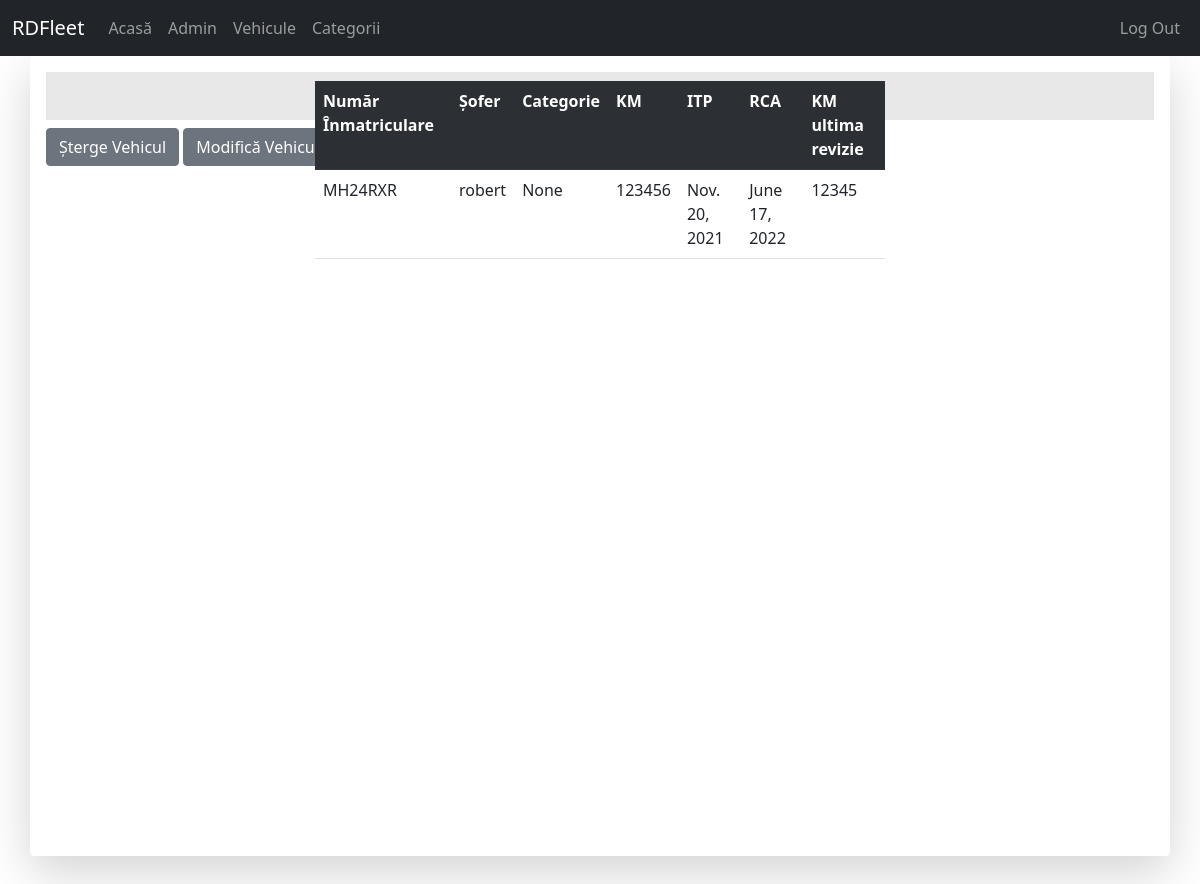
Before: /vehicles/2/ (signed in) with the older database file.
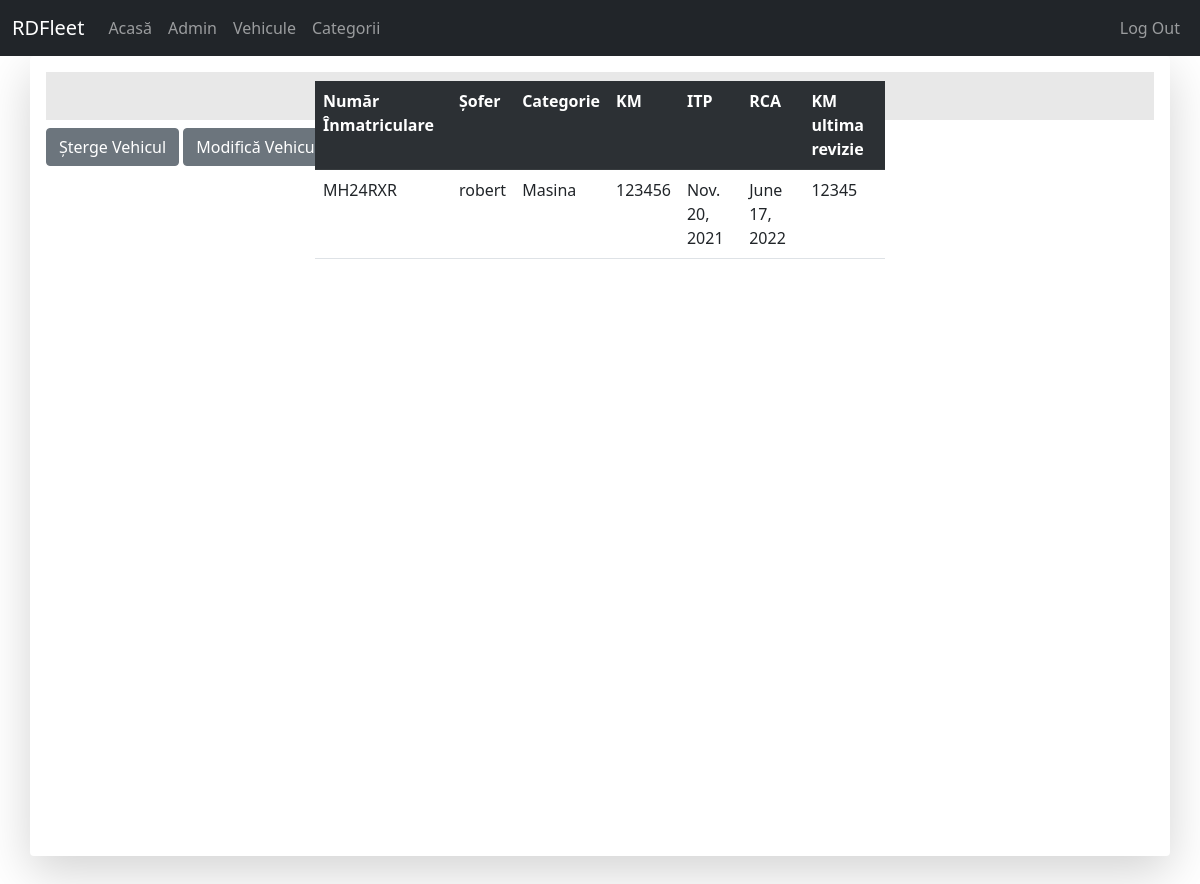
After: the same page with the newer database file.
### vehicles/models.py (models this page shows, shortened)
class Vehicle(models.Model):
	vehicle_plate = models.CharField(max_length = 10, unique = True, verbose_name = "Număr înmatriculare")
	vehicle_odometer = models.PositiveIntegerField(verbose_name = "Kilometraj")
	vehicle_itp = models.DateField(verbose_name = "ITP expiră la")
	vehicle_rca = models.DateField(verbose_name = "RCA expiră la")
	vehicle_last_service = models.PositiveIntegerField(verbose_name = "Ultimul service efectuat KM")
	vehicle_driver = models.ForeignKey(settings.AUTH_USER_MODEL, on_delete=models.SET_NULL, null = True, verbose_name = "Șoferul", blank = True)
	vehicle_category = models.ForeignKey(Category, on_delete=models.SET_NULL, null = True, verbose_name = "Categoria", blank = True)
	def get_absolute_url(self):
		return reverse("vehicle-detail-view", kwargs={"id":self.id})

class Category(models.Model):
	category_name = models.CharField(max_length = 50, unique = True, verbose_name = "Categorie")
	def __str__(self):
		return self.category_name

### vehicles/views.py (the view)
# urls.py: path('<int:id>/', views.VehicleView.as_view(), name='vehicle-detail-view'),
class VehicleView(View):
	template_name = 'vehicles/vehicle_detail.html'
	def get(self, request, id, *args, **kwargs):
		context = {}
		if id != None:
			obj = get_object_or_404(Vehicle, id=id)
			context['vehicle'] = obj
		return render(request, self.template_name, context)

### vehicles/templates/vehicles/vehicle_detail.html (shortened to what this page needs)
{% extends 'base.html' %}
{% block content %}
	<h1 style="background-color: rgb(232, 232, 232); text-align: center;">{{ vehicle.vehicle_plate }}</h1>
	<div class="position-absolute start-50 translate-middle" style="top: 15.3%">
	<table class="table table-striped table-hover vehlist"style="widht: 30%">
		<tr class="table-dark">
			<th>Număr Înmatriculare</th>
			<th>Șofer</th>
			<th>Categorie</th>
			<th>KM</th>
			<th>ITP</th>
			<th>RCA</th>
			<th>KM ultima revizie</th>
		</tr>
		<tr>
			<td>{{ vehicle.vehicle_plate }}</td>
			<td>{{ vehicle.vehicle_driver }}</td>
			<td>{{ vehicle.vehicle_category }}</td>
			<td>{{ vehicle.vehicle_odometer }}</td>
			<td>{{ vehicle.vehicle_itp }}</td>
			<td>{{ vehicle.vehicle_rca }}</td>
			<td>{{ vehicle.vehicle_last_service }}</td>
		</tr>
	</table>
	</div>
	{% if user.is_superuser %}
	<a class='btn btn-secondary' href="{{ vehicle.get_absolute_url }}delete">Șterge Vehicul</a>
	<a class='btn btn-secondary' href="{{ vehicle.get_absolute_url }}update">Modifică Vehicul</a>
	{% endif %}
{% endblock %}

Changed rows visible on the page:
changed Vehicle "MH24RXR": vehicle_category "None" → "Masina"
